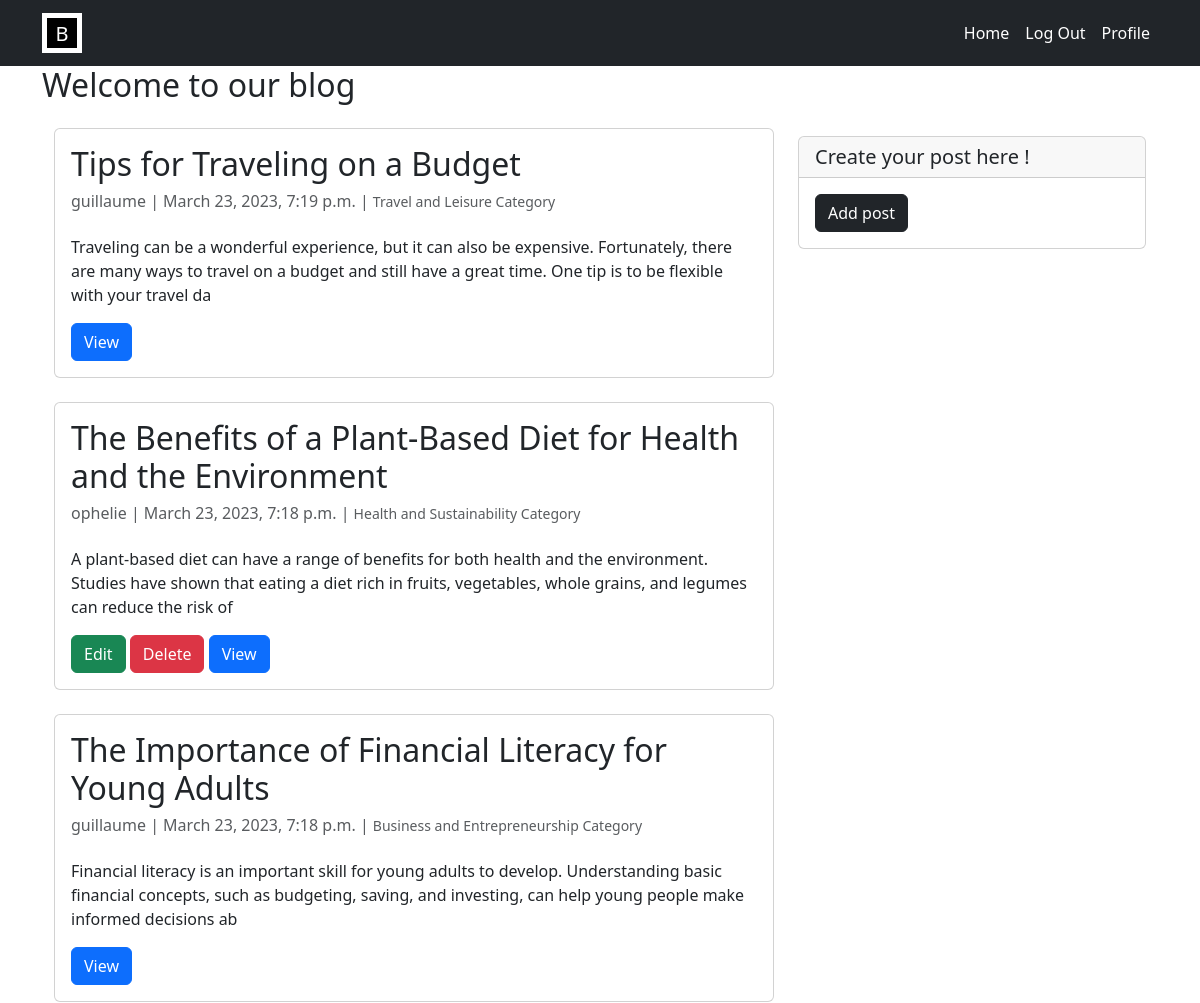
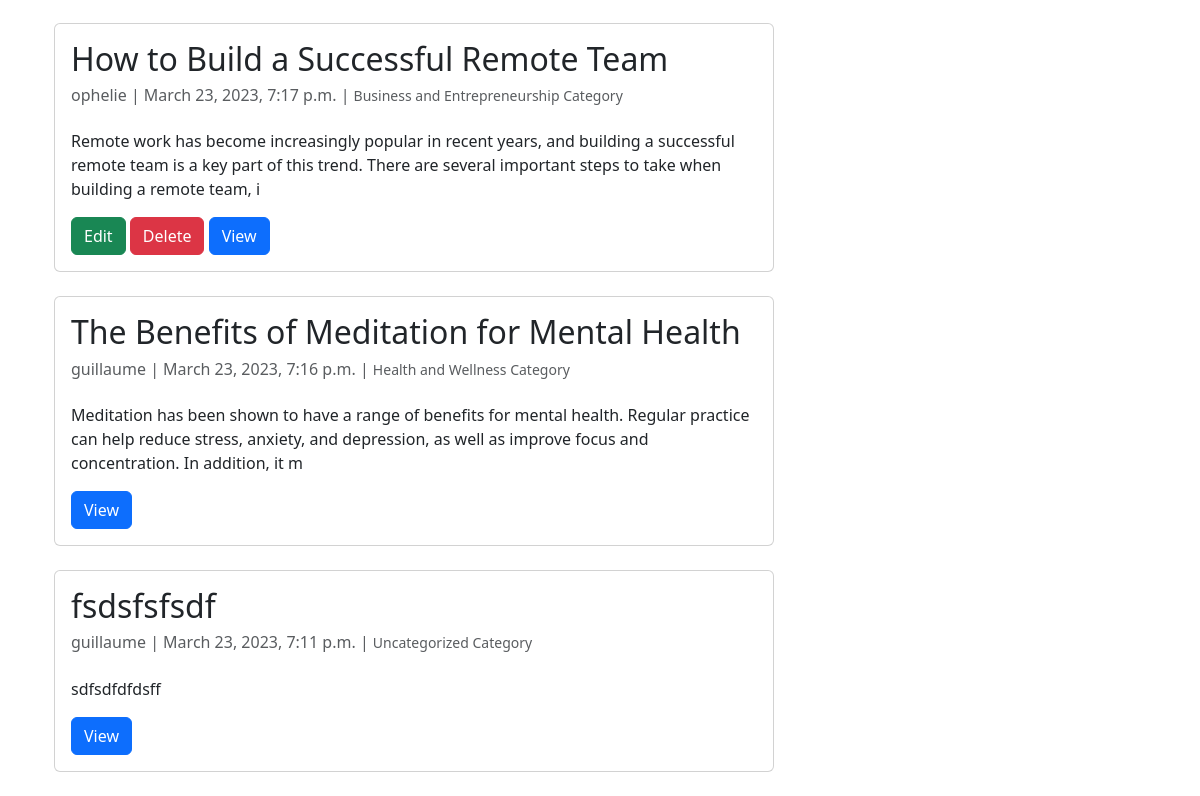
The app's page / (signed in) with its own data (2 pictures, top to bottom).
### myblog/models.py (models this page shows, shortened)
class Post(models.Model):
    title = models.CharField(max_length=200, unique=True)
    author = models.ForeignKey(User, on_delete= models.CASCADE,related_name='posts')
    updated_on = models.DateTimeField(auto_now= True)
    content = models.TextField()
    created_on = models.DateTimeField(auto_now_add=True)
    slug = models.CharField(max_length=200, unique=True, null=False)
    category = models.ForeignKey(Category, on_delete=models.PROTECT, null=True)
    class Meta:
        ordering = ['-created_on']

class Category(models.Model):
    name = models.CharField(max_length=100, default='uncategorized')
    def __str__(self):
        return self.name

### myblog/views.py (the view)
# urls.py: path('', views.PostList.as_view(), name='home'),
class PostList(generic.ListView):
    queryset = Post.objects.order_by('-created_on')
    template_name = 'index.html'

### myblog/templates/index.html
{% extends 'base.html' %}
{% load widget_tweaks %}
{% block content %}
<h2>Welcome to our blog</h2>
<div class="container">
  <div class="row">
    <div class="col-md-8 mt-3 left">
      {% for post in post_list %}
        <div class="card mb-4">
          <div class="card-body">
            <h2 class="card-title">{{ post.title }}</h2>
            <p class="card-text text-muted h6">{{ post.author }} | {{ post.created_on}} | <small>{{ post.category }} Category</small></p>
            <p class="card-text mt-4">{{post.content|slice:":200" }}</p>
            {% if post.author == request.user %}
              <a href="{% url 'update_post' post.slug  %}" class="btn btn-success">Edit</a>
              <a href="{% url 'delete_post' post.slug  %}" class="btn btn-danger">Delete</a>
            {% endif %}
            <a href="{% url 'post_detail' post.slug %}" class="btn btn-primary">View</a>
          </div>
        </div>
      {% endfor %}
    </div>
    <div class="col-md-4 float-right ">
      <div class="card my-4">
        <h5 class="card-header">Create your post here !</h5>
        <div class="card-body">
          <a href="{% url 'add_post' %}" class="btn btn-dark">Add post</a>
        </div>
      </div>
    </div>
  </div>
</div>
{% endblock %}

### records on screen
Post: title "Tips for Traveling on a Budget", author "guillaume", created_on "March 23, 2023, 7:19 p.m.", category "Travel and Leisure", content "Traveling can be a wonderful experience, but it can also be expensive. Fortunately, there are many ways to travel on a budget and still have a great time. One tip is to be flexible with your travel da"
Post: title "The Benefits of a Plant-Based Diet for Health and the Environment", author "ophelie", created_on "March 23, 2023, 7:18 p.m.", category "Health and Sustainability", content "A plant-based diet can have a range of benefits for both health and the environment. Studies have shown that eating a diet rich in fruits, vegetables, whole grains, and legumes can reduce the risk of", shows "Edit"
Post: title "The Importance of Financial Literacy for Young Adults", author "guillaume", created_on "March 23, 2023, 7:18 p.m.", category "Business and Entrepreneurship", content "Financial literacy is an important skill for young adults to develop. Understanding basic financial concepts, such as budgeting, saving, and investing, can help young people make informed decisions ab"
Post: title "How to Build a Successful Remote Team", author "ophelie", created_on "March 23, 2023, 7:17 p.m.", category "Business and Entrepreneurship", content "Remote work has become increasingly popular in recent years, and building a successful remote team is a key part of this trend. There are several important steps to take when building a remote team, i", shows "Edit"
Post: title "The Benefits of Meditation for Mental Health", author "guillaume", created_on "March 23, 2023, 7:16 p.m.", category "Health and Wellness", content "Meditation has been shown to have a range of benefits for mental health. Regular practice can help reduce stress, anxiety, and depression, as well as improve focus and concentration. In addition, it m"
Post: title "fsdsfsfsdf", author "guillaume", created_on "March 23, 2023, 7:11 p.m.", category "Uncategorized", content "sdfsdfdfdsff"
